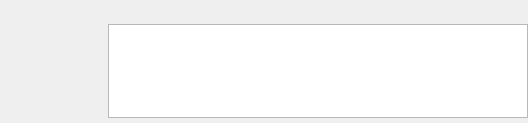
<?xml version="1.0" encoding="UTF-8"?>
<ui version="4.0">
 <class>DTMessageBox</class>
 <widget class="QWidget" name="DTMessageBox">
  <property name="geometry">
   <rect>
    <x>0</x>
    <y>0</y>
    <width>528</width>
    <height>123</height>
   </rect>
  </property>
  <property name="windowTitle">
   <string>DTMessageBox</string>
  </property>
  <layout class="QHBoxLayout" name="horizontalLayout">
   <property name="spacing">
    <number>10</number>
   </property>
   <property name="leftMargin">
    <number>34</number>
   </property>
   <property name="topMargin">
    <number>10</number>
   </property>
   <property name="rightMargin">
    <number>0</number>
   </property>
   <property name="bottomMargin">
    <number>5</number>
   </property>
   <item>
    <layout class="QVBoxLayout" name="verticalLayout">
     <property name="spacing">
      <number>0</number>
     </property>
     <item>
      <widget class="QLabel" name="label_icon">
       <property name="sizePolicy">
        <sizepolicy hsizetype="Fixed" vsizetype="Fixed">
         <horstretch>0</horstretch>
         <verstretch>0</verstretch>
        </sizepolicy>
       </property>
       <property name="minimumSize">
        <size>
         <width>64</width>
         <height>64</height>
        </size>
       </property>
       <property name="maximumSize">
        <size>
         <width>64</width>
         <height>64</height>
        </size>
       </property>
       <property name="text">
        <string/>
       </property>
       <property name="scaledContents">
        <bool>true</bool>
       </property>
       <property name="alignment">
        <set>Qt::AlignLeading|Qt::AlignLeft|Qt::AlignVCenter</set>
       </property>
      </widget>
     </item>
     <item>
      <spacer name="verticalSpacer">
       <property name="orientation">
        <enum>Qt::Vertical</enum>
       </property>
       <property name="sizeHint" stdset="0">
        <size>
         <width>0</width>
         <height>20</height>
        </size>
       </property>
      </spacer>
     </item>
    </layout>
   </item>
   <item>
    <layout class="QVBoxLayout" name="verticalLayout_2">
     <property name="spacing">
      <number>0</number>
     </property>
     <item>
      <widget class="QLabel" name="label_text">
       <property name="sizePolicy">
        <sizepolicy hsizetype="MinimumExpanding" vsizetype="Maximum">
         <horstretch>0</horstretch>
         <verstretch>0</verstretch>
        </sizepolicy>
       </property>
       <property name="minimumSize">
        <size>
         <width>0</width>
         <height>0</height>
        </size>
       </property>
       <property name="text">
        <string/>
       </property>
       <property name="textFormat">
        <enum>Qt::AutoText</enum>
       </property>
       <property name="scaledContents">
        <bool>false</bool>
       </property>
       <property name="alignment">
        <set>Qt::AlignLeading|Qt::AlignLeft|Qt::AlignTop</set>
       </property>
       <property name="wordWrap">
        <bool>true</bool>
       </property>
       <property name="margin">
        <number>0</number>
       </property>
       <property name="textInteractionFlags">
        <set>Qt::LinksAccessibleByMouse|Qt::TextSelectableByMouse</set>
       </property>
      </widget>
     </item>
     <item>
      <widget class="QTextBrowser" name="textBrowser">
       <property name="minimumSize">
        <size>
         <width>400</width>
         <height>50</height>
        </size>
       </property>
      </widget>
     </item>
    </layout>
   </item>
  </layout>
 </widget>
 <resources>
  <include location="../DT.qrc"/>
 </resources>
 <connections/>
</ui>
